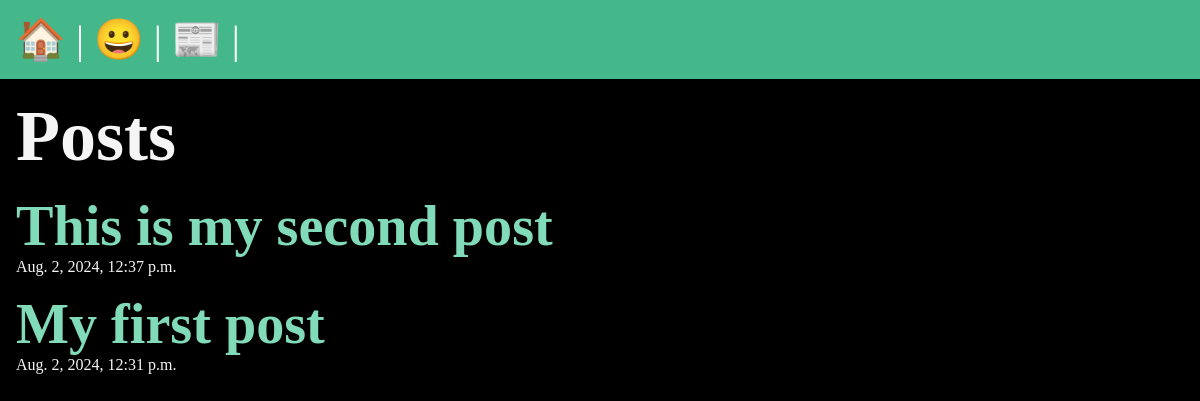
/posts/, run on an earlier commit of the app's database.
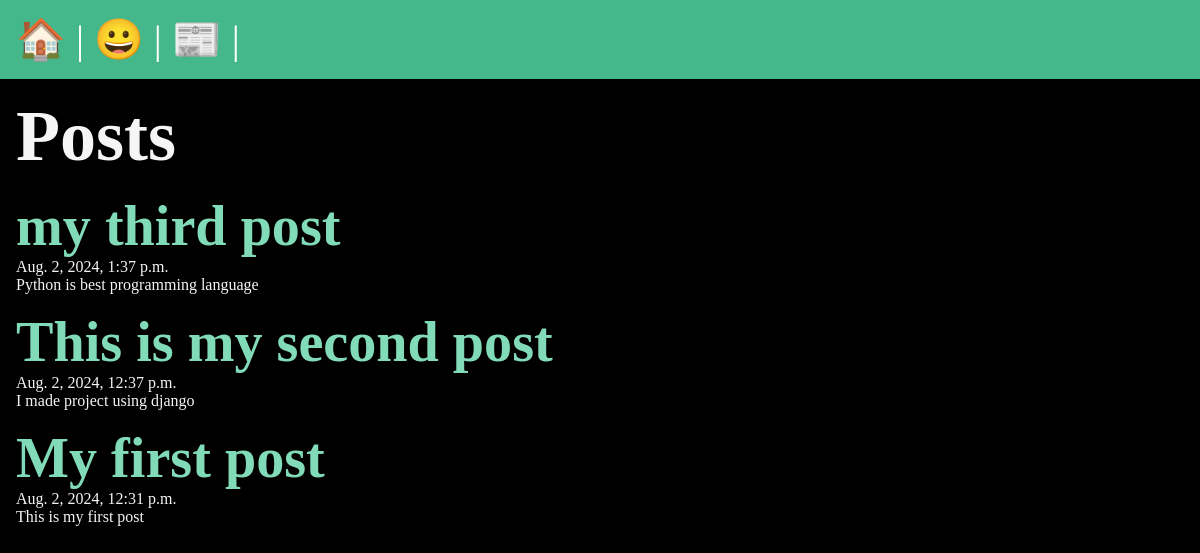
And on a later commit of the database.
### posts/models.py (models this page shows, shortened)
class Post(models.Model):
    title = models.CharField(max_length=75)
    body = models.TextField()
    slug = models.SlugField()
    date = models.DateTimeField(auto_now_add=True)

### posts/views.py (the view)
# urls.py: path("",views.posts_list, name="list"),
def posts_list(request):
    posts = Post.objects.all().order_by("-date")
    return render(request,'posts/posts_list.html', {"posts":posts})

### posts/templates/posts/posts_list.html (shortened to what this page needs)
{% extends "layout.html" %}
{% block content %}
<section>
    <h1>Posts</h1>
    {% for post in posts  %}
       <article class="post">
        <h1>
            <a href=" {% url 'posts:page' slug=post.slug %}">
            {{ post.title }}</h1>
        <p>{{ post.date }}</p>
        <p>{{ post.body }}</p>
       </article>
    {% endfor %}
</section>
{% endblock  %}

### templates/layout.html (shortened to what this page needs)
<!DOCTYPE html>
{% load static %}
<html lang="en">
<head>
    <link rel="stylesheet" href="{% static 'css/style.css' %}">
</head>
<body>
    <nav>
        <a href="/">
            <span role="img" aria-label="Home">🏠</span>
        </a> |
        <a href="/about">
            <span role="img" aria-label="smily">😀</span>
        </a> |
        <a href={% url "posts:list" %}>
            <span role="img" aria-label="posts">📰</span>
        </a> |
    </nav>
    <main>
        {% block content %}
        {% endblock %}
    </main>
</body>
</html>

What changed in the data, as far as the page shows it:
added Post: title "my third post", date "Aug. 2, 2024, 1:37 p.m.", body "Python is best programming language"
changed Post "This is my second post": body (not shown) → "I made project using django"
changed Post "My first post": body (not shown) → "This is my first post"
